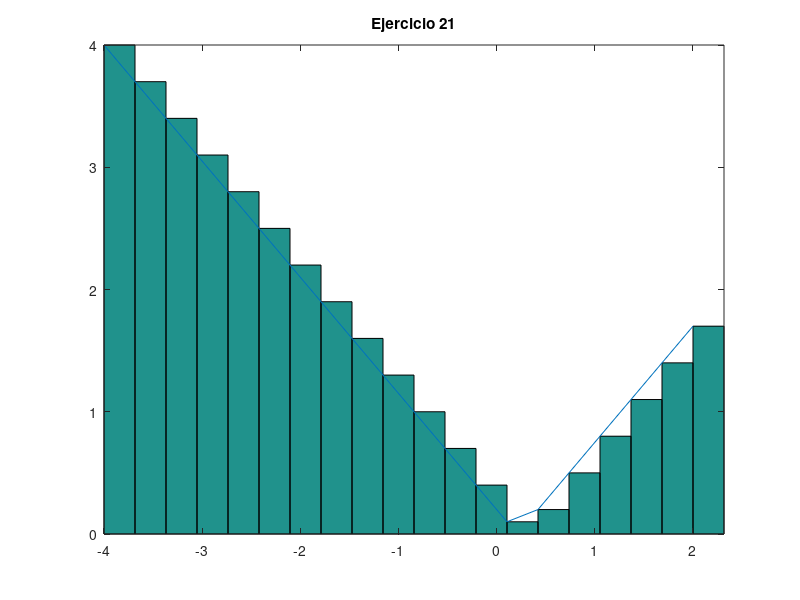

This chart was generated by the following MATLAB code:
% Octave Script
% Title			:Funcion Primitiva ej21.
% Description		:Script para desarrrollar el ejericio21 de la actividad Funcion Primitiva.
% Author		:Orlando Espinoza Valentin (Orlando-Esp) espinozaorlando978@gmail.com
% Date			:20210520
% sion		        :1
% Usage			:octave> /path/Sumas de Riemann,FuncionPrimitivaEj21_OrlandoEspinoza_3202.m
% Notes			:Requiere aplicacion octave-online usar en consola preferentemente. 
%program execution page :https://octave-online.net

clc, clear
%Se define la funcion.
f=@(x,y)abs(x+2);
resultado=integral(f, -4,2);
%resultado de la Integral.
fprintf('El valor de la integral es:%2.1f\n',resultado)
%Numero de rectangulos y intervalos.
a = 2;
b = -4;
n = 20;
base = (b-a)/n;
x =a:base:(b-base);
altura=abs(x+2);
area = base*altura;
x2 = linspace(-4,2,20);
y2 = abs(x+2);
%Fin y inicio del intervalo.
xa = linspace(-4,2,20);
yab =abs(x+2);
g = bar(xa,yab,'histc');
hold on
plot(x2,y2);
%Nombre de la grafica. 
title("Ejercicio 21");
axis tight
